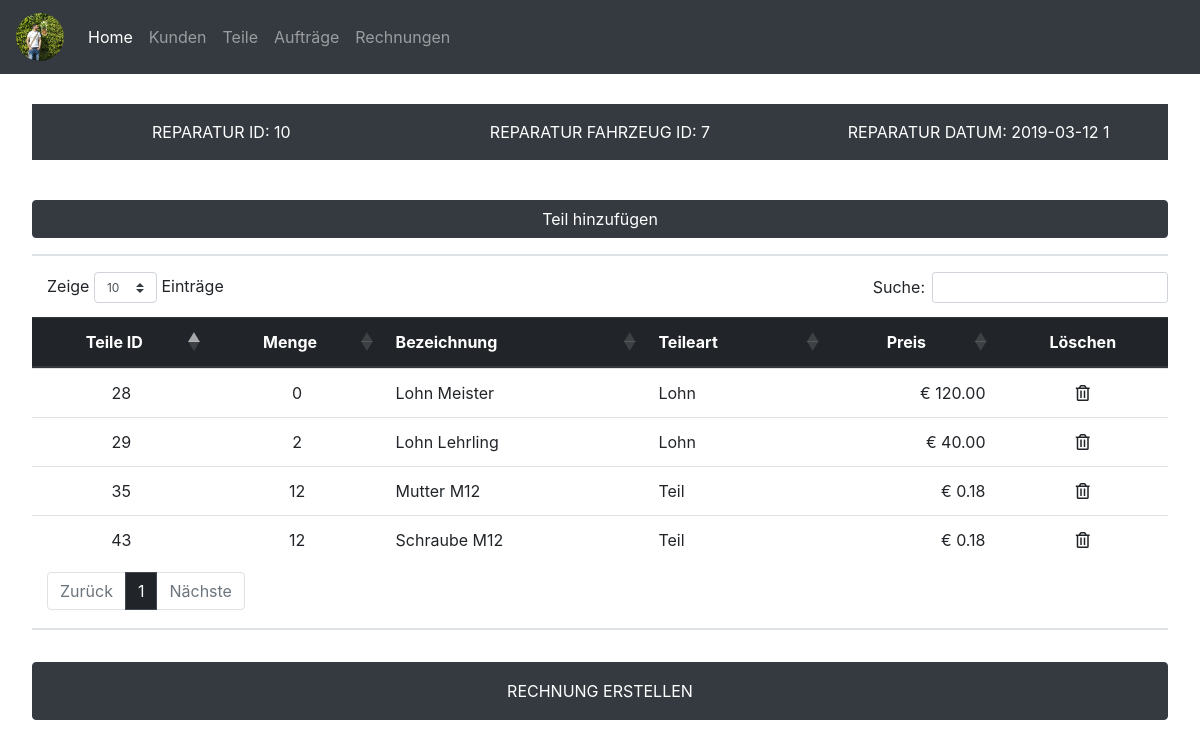
The app's page /contract_detail.php?repid=10 with its own data.
### tables this page shows
CREATE TABLE `reparatur` (
  `repid` int(11) NOT NULL,
  `fzid` int(11) NOT NULL,
  `datum` date NOT NULL,
  `rechnungerstellt` tinyint(1) NOT NULL
);

CREATE TABLE `reparaturteile` (
  `reparaturteileid` int(11) NOT NULL,
  `repid` int(11) NOT NULL,
  `teileid` int(11) NOT NULL,
  `anzahl` int(10) NOT NULL
);

CREATE TABLE `teile` (
  `teileid` int(11) NOT NULL,
  `bezeichnung` text NOT NULL,
  `teileart` enum('Lohn','Teil') NOT NULL DEFAULT 'Lohn',
  `preis` float NOT NULL
);

### contract_detail.php (the view, shortened to what this page needs)
<?php include('connection.php') ?>
<?php include('header.php') ?>
<?php
$repid = $_GET['repid'];
?>
<?php
$sql = "SELECT repid, fzid, datum, rechnungerstellt FROM reparatur WHERE repid = $repid ORDER BY repid DESC";
$stmt = $pdo->prepare($sql);
$stmt->execute();
$result = $stmt->fetch();
    echo '<div class="row bg-dark text-white pt-3 pb-3">';
    echo '<div class="col-4 text-center">REPARATUR ID: ' . $result['repid'] . '</div>';
    echo '<div class="col-4 text-center">REPARATUR FAHRZEUG ID: ' . $result['fzid'] . '</div>';
    echo '<div class="col-4 text-center">REPARATUR DATUM: ' . $result['datum'] . ' '. $result['rechnungerstellt'] . '</div>';
    echo '</div>';
    echo '<br />';
?>
<button type="button" class="btn btn-dark btn-new-car mb-3 mb-lg-0" data-toggle="modal" data-target="#partaddmodal<?php
        if ($result['rechnungerstellt'] > 0) {
            echo 'alreadycreated';
        } else {
            echo '';
        };
    ?>">Teil hinzufügen</button>
<br />
<hr />
<table id="contractdetailtable" class="display table table-hover">
    <thead class="thead-dark">
        <tr>
            <th><center>Teile ID</center></th>
            <th><center>Menge</center></th>
            <th>Bezeichnung</th>
            <th>Teileart</th>
            <th><center>Preis</center></th>
            <th><center>Löschen</center></th>
        </tr>
    </thead>
    <tbody>
<?php
$sql2 = "SELECT reparaturteile.reparaturteileid, reparaturteile.teileid, reparaturteile.anzahl, teile.bezeichnung, teile.teileart, teile.preis from reparaturteile LEFT JOIN teile ON reparaturteile.teileid = teile.teileid WHERE repid = $repid";
$result2 = $pdo->query($sql2);
while($row = $result2->fetch()) {
    echo '<tr>';
    echo '<td><center>' . $row['teileid'] . '</center></td>';
    echo '<td><center>' . $row['anzahl'] . '</center></td>';
    echo '<td>' . $row['bezeichnung'] . '</td>';
    echo '<td>' . $row['teileart'] . '</td>';
    echo '<td class="text-right">&euro; ' . sprintf('%0.2f', $row['preis']) . '</td>';
    echo '<td><center><a href="contract_part_delete.php?reparaturteileid=' . $row['reparaturteileid'] . '&repid=' . $repid . '"><i class="far fa-trash-alt"></i></a></center></td>';
    echo '</tr>';
};
?>
</body>
<hr />
<button type="button" class="btn btn-dark btn-new-car mb-3 mb-lg-0 p-3" data-toggle="modal" data-target="#createinvoicemodal<?php
        if ($result['rechnungerstellt'] > 0) {
            echo 'alreadycreated';
        } else {
            echo '';
        };
    ?>">RECHNUNG ERSTELLEN</button>
<?php include('footer.php') ?>

### static/css/main.css (style rules this page uses)
body { margin: 0; padding: 0; }
.fas, .far { color: #212529; }
.btn-new-car { margin-top: 1rem; width: 100%; }
.row { margin-left: 0; margin-right: 0; }
hr { border: 1px solid #dee2e6; }

### records on screen
reparatur: repid "10", fzid "7", datum "2019-03-12", rechnungerstellt "1"
reparaturteile: teileid "29", anzahl "2", teileid.bezeichnung "Lohn Lehrling", teileid.teileart "Lohn", teileid.preis "40.00"
reparaturteile: teileid "35", anzahl "12", teileid.bezeichnung "Mutter M12", teileid.teileart "Teil", teileid.preis "0.18"
reparaturteile: teileid "43", anzahl "12", teileid.bezeichnung "Schraube M12", teileid.teileart "Teil", teileid.preis "0.18"
reparaturteile: teileid "28", anzahl "0", teileid.bezeichnung "Lohn Meister", teileid.teileart "Lohn", teileid.preis "120.00"
